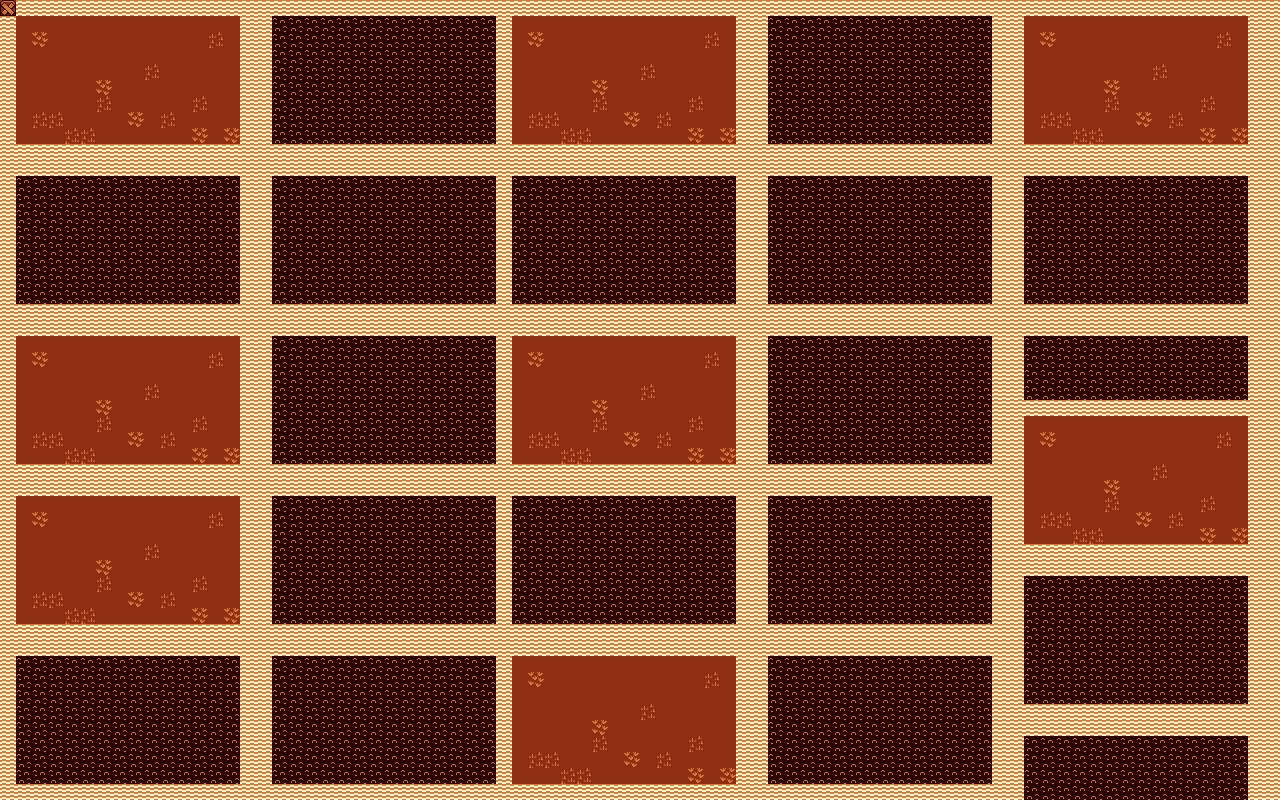

This game map was drawn from its Tiled (.tmx) file and the tilesets committed beside it. A one-line description and the trimmed map source follow:
An orthogonal 80x50 tile map with 16x16 px tiles, 1 tile layer (base) and 69 objects (67x 상자, player, tree).

<map version="1.4" tiledversion="1.4.3" orientation="orthogonal" renderorder="right-down" width="80" height="50" tilewidth="16" tileheight="16" infinite="0" nextlayerid="5" nextobjectid="81">
 <tileset firstgid="1" source="16x16_Jerom_CC-BY-SA-3.0.tsx" />
 <layer id="1" name="base" width="80" height="50">
  <data>[4000 cells, 4000 non-empty, 6 distinct tile ids]</data>
 </layer>
 <objectgroup id="2" name="objLayer">
  <object id="3" name="Player" type="player" gid="191" x="112" y="96" width="16" height="16" />
  <object id="10" type="tree" gid="16" x="160" y="64" width="16" height="16" />
  <object id="11" type="상자" gid="16" x="144" y="64" width="16" height="16" />
  <object id="12" type="상자" gid="68" x="288" y="80" width="16" height="16" />
  <object id="13" type="상자" gid="85" x="112" y="112" width="16" height="16" />
  <object id="15" type="상자" gid="81" x="112" y="128" width="16" height="16" />
  <object id="16" type="상자" gid="85" x="112" y="48" width="16" height="16" />
  <object id="17" type="상자" gid="81" x="112" y="64" width="16" height="16" />
  <object id="18" type="상자" gid="95" x="112" y="32" width="16" height="16" />
  <object id="19" type="상자" gid="81" x="80" y="96" width="16" height="16" />
  <object id="20" type="상자" gid="81" x="64" y="96" width="16" height="16" />
  <object id="21" type="상자" gid="81" x="48" y="96" width="16" height="16" />
  <object id="22" type="상자" gid="81" x="32" y="96" width="16" height="16" />
  <object id="23" type="상자" gid="16" x="272" y="176" width="16" height="16" />
  <object id="24" type="상자" gid="16" x="288" y="176" width="16" height="16" />
  <object id="25" type="상자" gid="16" x="304" y="176" width="16" height="16" />
  <object id="26" type="상자" gid="16" x="320" y="176" width="16" height="16" />
  <object id="27" type="상자" gid="16" x="336" y="176" width="16" height="16" />
  <object id="28" type="상자" gid="16" x="352" y="176" width="16" height="16" />
  <object id="29" type="상자" gid="16" x="368" y="192" width="16" height="16" />
  <object id="30" type="상자" gid="16" x="352" y="208" width="16" height="16" />
  <object id="31" type="상자" gid="16" x="336" y="224" width="16" height="16" />
  <object id="32" type="상자" gid="16" x="320" y="240" width="16" height="16" />
  <object id="33" type="상자" gid="16" x="304" y="256" width="16" height="16" />
  <object id="34" type="상자" gid="16" x="288" y="256" width="16" height="16" />
  <object id="35" type="상자" gid="16" x="272" y="240" width="16" height="16" />
  <object id="36" type="상자" gid="16" x="256" y="224" width="16" height="16" />
  <object id="37" type="상자" gid="16" x="256" y="208" width="16" height="16" />
  <object id="38" type="상자" gid="16" x="256" y="192" width="16" height="16" />
  <object id="39" type="상자" gid="16" x="304" y="240" width="16" height="16" />
  <object id="40" type="상자" gid="16" x="80" y="192" width="16" height="16" />
  <object id="41" type="상자" gid="16" x="96" y="192" width="16" height="16" />
  <object id="42" type="상자" gid="16" x="112" y="192" width="16" height="16" />
  <object id="43" type="상자" gid="16" x="128" y="192" width="16" height="16" />
  <object id="44" type="상자" gid="16" x="144" y="192" width="16" height="16" />
  <object id="45" type="상자" gid="16" x="160" y="192" width="16" height="16" />
  <object id="46" type="상자" gid="16" x="176" y="208" width="16" height="16" />
  <object id="47" type="상자" gid="16" x="160" y="224" width="16" height="16" />
  <object id="48" type="상자" gid="16" x="144" y="240" width="16" height="16" />
  <object id="49" type="상자" gid="16" x="128" y="256" width="16" height="16" />
  <object id="50" type="상자" gid="16" x="112" y="272" width="16" height="16" />
  <object id="51" type="상자" gid="16" x="96" y="272" width="16" height="16" />
  <object id="52" type="상자" gid="16" x="80" y="256" width="16" height="16" />
  <object id="53" type="상자" gid="16" x="64" y="240" width="16" height="16" />
  <object id="54" type="상자" gid="16" x="64" y="224" width="16" height="16" />
  <object id="55" type="상자" gid="16" x="64" y="208" width="16" height="16" />
  <object id="56" type="상자" gid="16" x="112" y="224" width="16" height="16" />
  <object id="57" type="상자" gid="16" x="304" y="192" width="16" height="16" />
  <object id="58" type="상자" gid="16" x="288" y="192" width="16" height="16" />
  <object id="59" type="상자" gid="16" x="272" y="208" width="16" height="16" />
  <object id="60" type="상자" gid="16" x="272" y="192" width="16" height="16" />
  <object id="61" type="상자" gid="16" x="272" y="224" width="16" height="16" />
  <object id="62" type="상자" gid="16" x="288" y="208" width="16" height="16" />
  <object id="63" type="상자" gid="16" x="304" y="208" width="16" height="16" />
  <object id="64" type="상자" gid="16" x="336" y="208" width="16" height="16" />
  <object id="65" type="상자" gid="16" x="352" y="192" width="16" height="16" />
  <object id="67" type="상자" gid="16" x="320" y="208" width="16" height="16" />
  <object id="68" type="상자" gid="16" x="336" y="192" width="16" height="16" />
  <object id="69" type="상자" gid="16" x="320" y="224" width="16" height="16" />
  <object id="70" type="상자" gid="16" x="304" y="224" width="16" height="16" />
  <object id="71" type="상자" gid="16" x="288" y="240" width="16" height="16" />
  <object id="72" type="상자" gid="16" x="320" y="192" width="16" height="16" />
  <object id="73" type="상자" gid="16" x="288" y="224" width="16" height="16" />
  <object id="74" type="상자" gid="16" x="160" y="96" width="16" height="16" />
  <object id="75" type="상자" gid="16" x="176" y="80" width="16" height="16" />
  <object id="76" type="상자" gid="16" x="176" y="64" width="16" height="16" />
  <object id="77" type="상자" gid="16" x="144" y="80" width="16" height="16" />
  <object id="78" type="상자" gid="16" x="144" y="96" width="16" height="16" />
  <object id="79" type="상자" gid="16" x="176" y="96" width="16" height="16" />
 </objectgroup>
</map>
